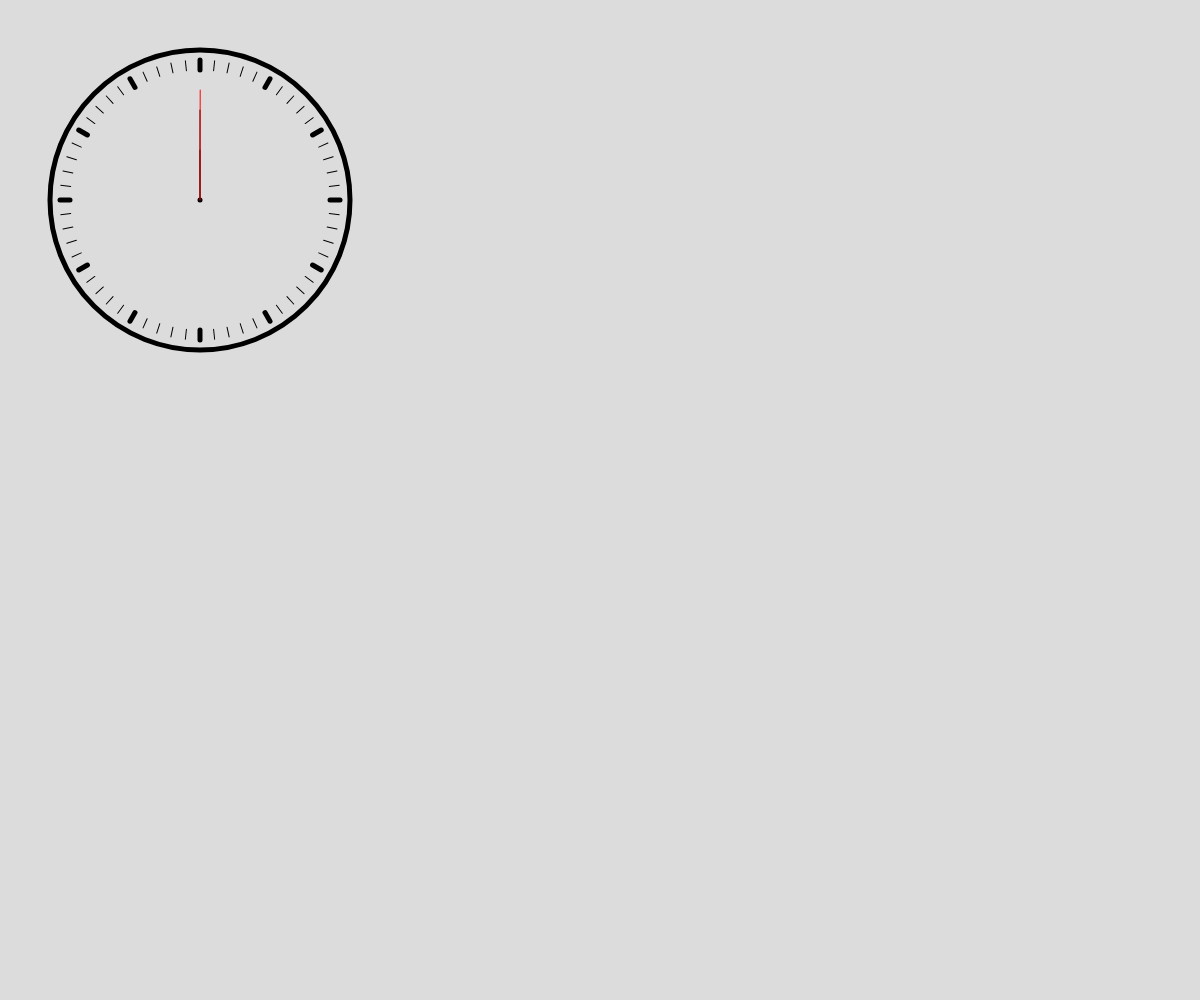
Frame 1 (no input)
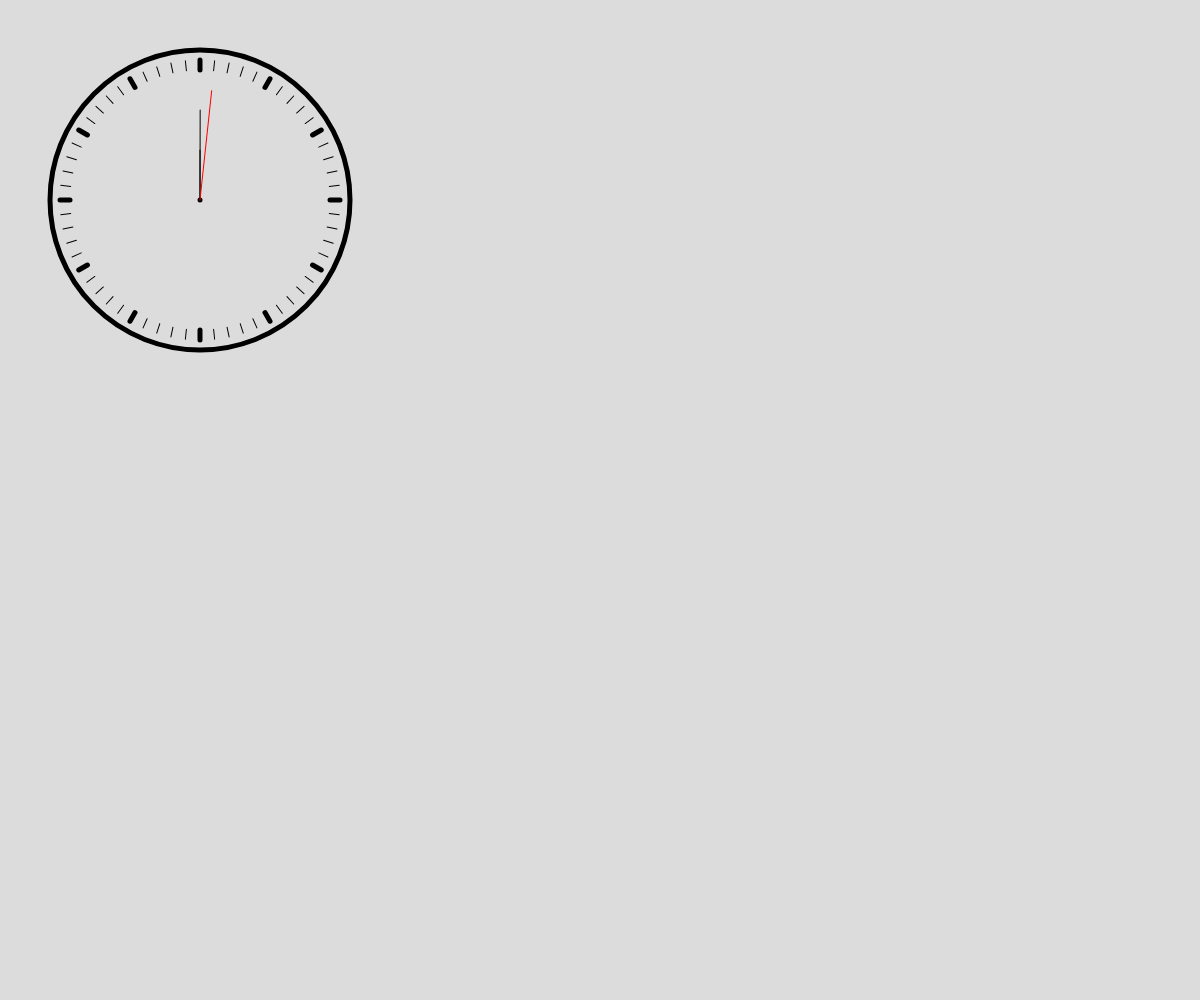
Frame 60 (no input)
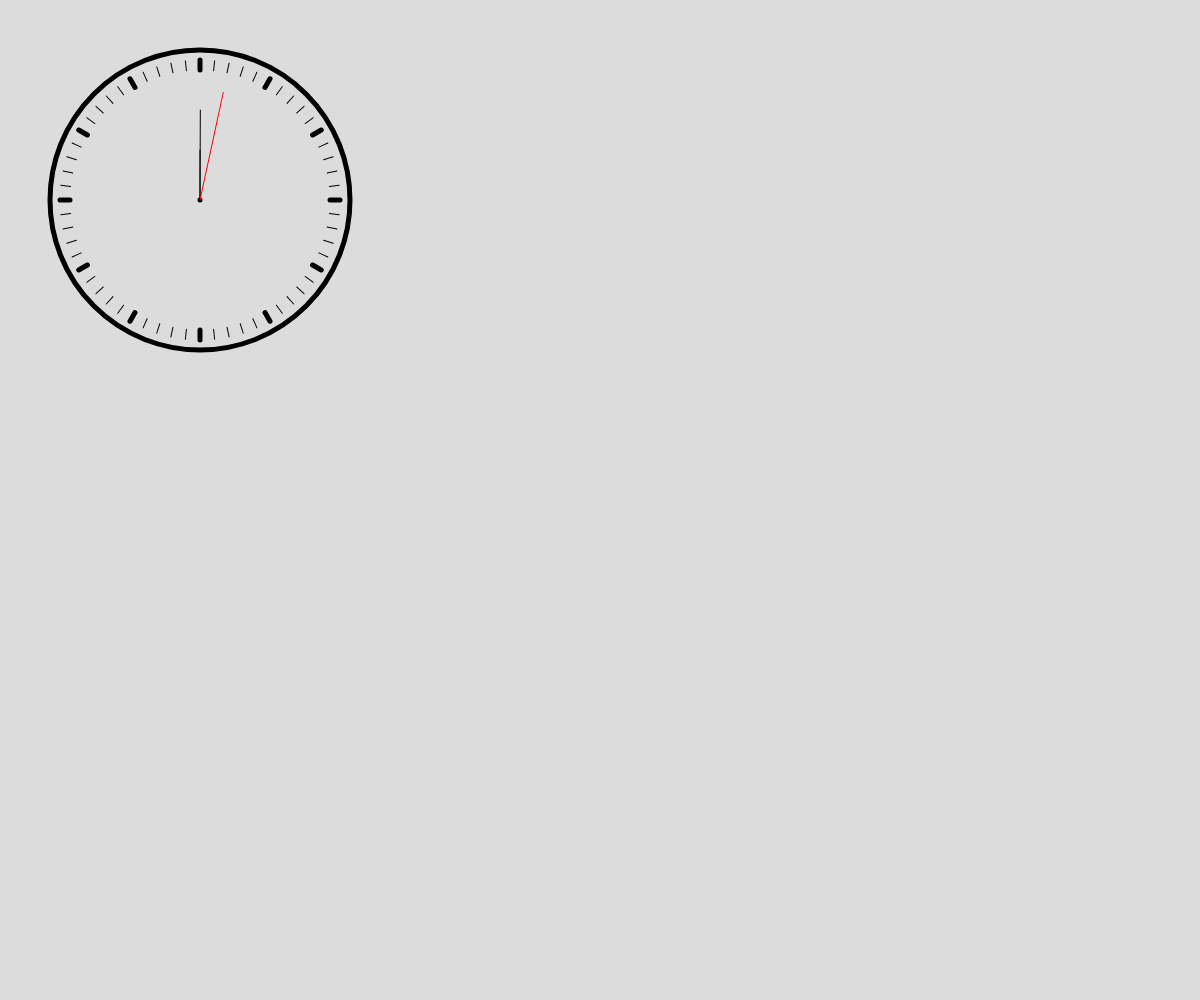
Frame 120 (the mouse pressed at the canvas centre since frame 60)

The p5.js sketch that drew these frames (run headless with seeded random() and noise() and a simulated clock; from frame 60 on, the mouse is pressed at the canvas centre):

// p5.js sketch
// ── sketch.js
// Project Title
// Your Name
// Date
//
// Extra for Experts:
// - describe what you did to take this project "above and beyond"

let d = 300;

function setup() {
  createCanvas(windowWidth, windowHeight); 
  angleMode(DEGREES);
  
}

function draw() {
  background(220);
  drawClock();
}


function drawClock(){
  push();
  // draw clock
  translate(200,200)
  noFill();
  strokeWeight(5);
  point(0,0)
  circle(0,0, d);
  for(i = 0; i < 12; i++){
    line(150-20, 0, 140, 0);
    rotate(30);
  }
  strokeWeight(1);
  for(i = 0; i < 60; i++){
    line(150-20, 0, 140, 0);
    rotate(6);
  }

  // hour hand
  rotate(((frameCount/10)/60)/60);
  line(0,0, 0, -50);

  // minute hand
  rotate((frameCount/10)/60);
  line(0,0, 0, -90);

  // second hand
  rotate(frameCount/10); 
  stroke(255,0,0);
  line(0,0,0,-110);
  stroke(0);



  pop();
}
